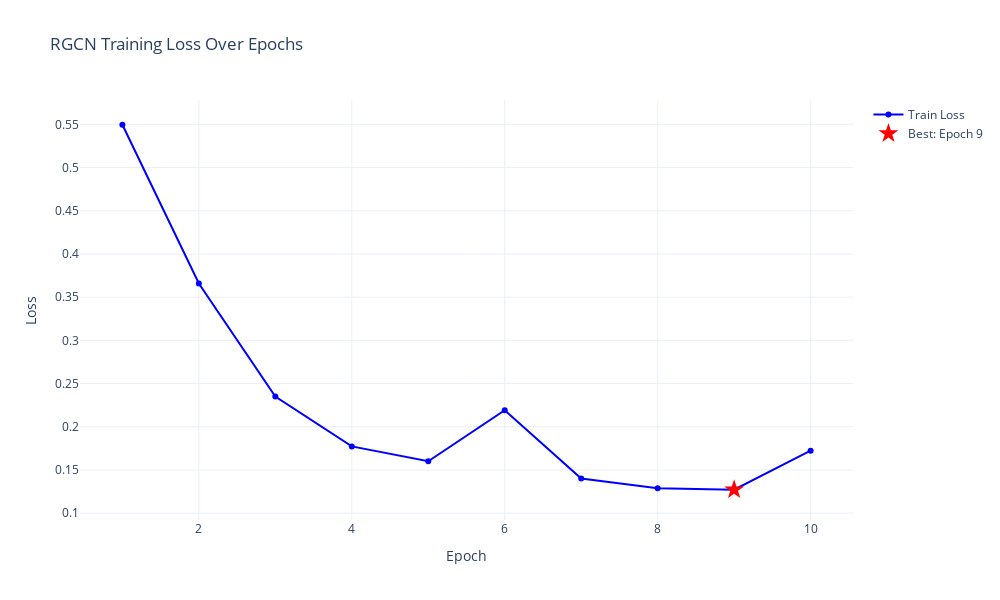

The cell this chart's notebook holds for it:
### Markdown cell above
## PLOT TRAINING HISTORY

### Code cell
import json
from pathlib import Path

# Install plotly if needed
try:
    import plotly.graph_objects as go
except ImportError:
    print("Installing plotly...")
    import subprocess
    subprocess.check_call(['pip', 'install', 'plotly'])
    import plotly.graph_objects as go

# Load the saved history
history_path = checkpoint_dir / "training_history.json"

if not history_path.exists():
    print(f"File not found: {history_path}")
else:
    with open(history_path, 'r') as f:
        history = json.load(f)
    
    # Find best epoch
    best_epoch_idx = history['train_loss'].index(min(history['train_loss']))
    best_epoch = history['epoch'][best_epoch_idx]
    best_loss = history['train_loss'][best_epoch_idx]
    
    # Create interactive plot with Plotly
    fig = go.Figure()
    
    # Add training loss line
    fig.add_trace(go.Scatter(
        x=history['epoch'],
        y=history['train_loss'],
        mode='lines+markers',
        name='Train Loss',
        line=dict(color='blue', width=2),
        marker=dict(size=6)
    ))
    
    # Add best epoch marker
    fig.add_trace(go.Scatter(
        x=[best_epoch],
        y=[best_loss],
        mode='markers',
        name=f'Best: Epoch {best_epoch}',
        marker=dict(size=15, color='red', symbol='star')
    ))
    
    # Update layout
    fig.update_layout(
        title='RGCN Training Loss Over Epochs',
        xaxis_title='Epoch',
        yaxis_title='Loss',
        hovermode='x unified',
        template='plotly_white',
        width=1000,
        height=600
    )
    
    # Save as interactive HTML
    html_path = Path("models/rgcn_checkpoints/training_plot.html")
    fig.write_html(str(html_path))
    print(f"✓ Interactive plot saved to: {html_path}")
    print(f"  Open this file in your web browser to view the plot")
    
    # Also save as static image (PNG)
    try:
        png_path = Path("models/rgcn_checkpoints/training_plot.png")
        fig.write_image(str(png_path))
        print(f"✓ Static plot saved to: {png_path}")
    except:
        print("  (PNG export requires kaleido: pip install kaleido)")
    
    # Display in notebook (should be stable)
    fig.show()
    
    print(f"\n✓ Best epoch: {best_epoch} with loss: {best_loss:.4f}")

### Figure 1 — Plotly figure (JSON) as saved in the notebook; plotly's stock layout.template omitted (floating-point values rounded to 4 significant figures)
{"data": [{"line": {"color": "blue", "width": 2}, "marker": {"size": 6}, "mode": "lines+markers", "name": "Train Loss", "type": "scatter", "x": [1, 2, 3, 4, 5, 6, 7, 8, 9, 10], "y": [0.5495, 0.3658, 0.235, 0.1772, 0.1601, 0.2191, 0.1402, 0.1288, 0.1272, 0.1724]}, {"marker": {"color": "red", "size": 15, "symbol": "star"}, "mode": "markers", "name": "Best: Epoch 9", "type": "scatter", "x": [9], "y": [0.1272]}], "layout": {"height": 600, "hovermode": "x unified", "title": {"text": "RGCN Training Loss Over Epochs"}, "width": 1000, "xaxis": {"title": {"text": "Epoch"}}, "yaxis": {"title": {"text": "Loss"}}}}
